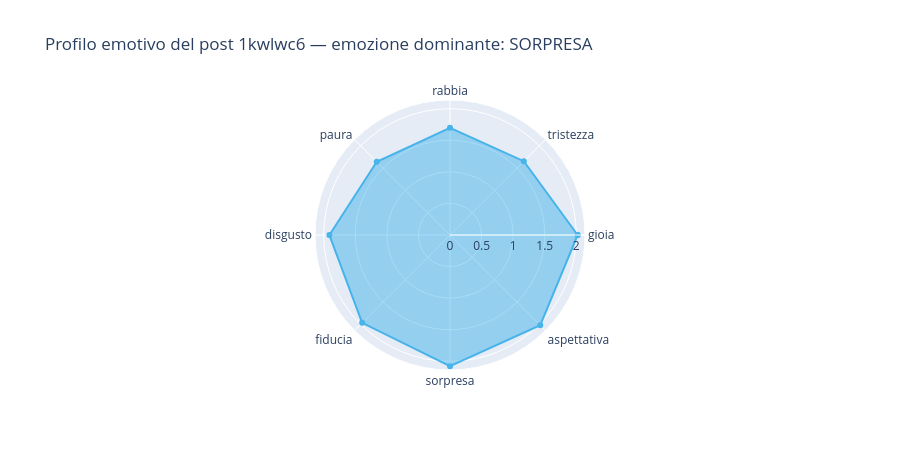

The notebook cell saved with this chart:
### Markdown cell above
## Analisi emotiva del post

### Code cell
sc_post_raw, found_post = score_single_document(POST_ID, tok_dict, elita_idx, df_elita)
sc_post_norm = normalizza(sc_post_raw, mu_e)
emo_post     = emozione_dominante(sc_post_norm)

print(f'Token usati per il post: {found_post}')
print()
print('{:<15s} {:>10s} {:>10s} {:>10s}'.format('Emozione', 'S_e (raw)', 'μ_e', 'S_e_norm'))
print('-' * 50)
for e in BASIC_EMOTIONS:
    marker = ' ◄' if e == emo_post else ''
    print('{:<15s} {:>10.3f} {:>10.3f} {:>10.3f}{}'.format(
        e, sc_post_raw[e], mu_e[e], sc_post_norm[e], marker))
print()
print(f'=> Emozione del POST: {emo_post.upper()}')

plot_radar_single(
    sc_post_norm, emo_post,
    title=f'Profilo emotivo del post {POST_ID} — emozione dominante: {emo_post.upper()}',
    height=450,
).show()

### Figure 1 — Plotly figure (JSON) as saved in the notebook; plotly's stock layout.template omitted (floating-point values rounded to 4 significant figures)
{"data": [{"fill": "toself", "line": {"color": "#039BE5"}, "name": "sorpresa", "opacity": 0.7, "r": [2.021, 1.653, 1.698, 1.64, 1.91, 1.968, 2.078, 2.021, 2.021], "theta": ["gioia", "tristezza", "rabbia", "paura", "disgusto", "fiducia", "sorpresa", "aspettativa", "gioia"], "type": "scatterpolar"}], "layout": {"polar": {"radialaxis": {"visible": true}}, "title": {"text": "Profilo emotivo del post 1kwlwc6 — emozione dominante: SORPRESA"}, "height": 450}}
